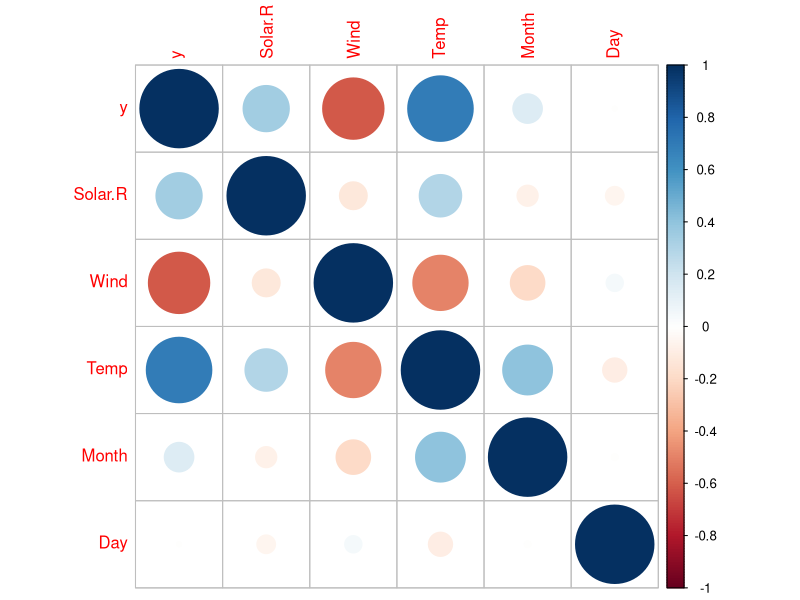
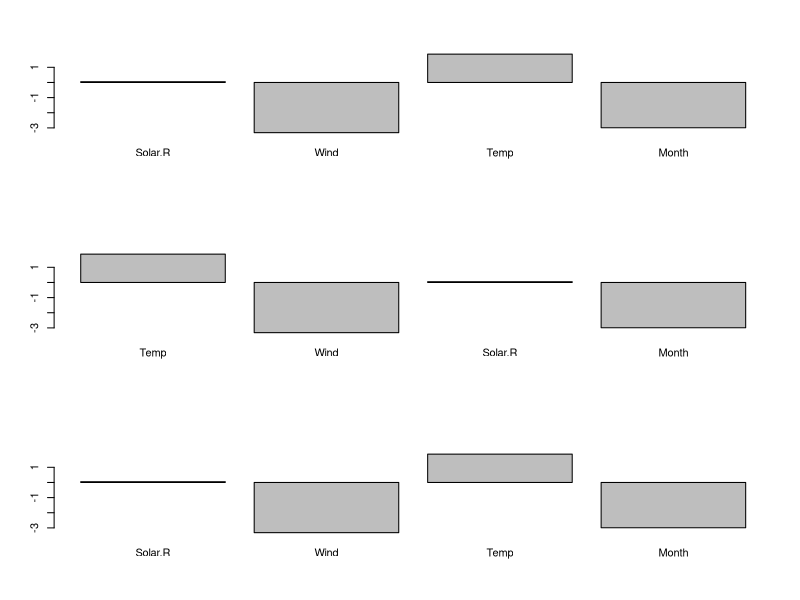

Generate these figures, in order, with R:
library(MASS)
library(corrplot)

removeCorr <- function(data, corr_thr) {
  # temporary y remove 
  data_exy <- data[, names(data) != "y"]
  
  # calculate correlation
  corr_data <- cor(data_exy)
  # set the upper triangle to zero
  corr_data[!lower.tri(corr_data)] <- 0
  
  # remove correlated columns
  data_exy_new <- data_exy[, !apply(corr_data, 2, function(x) any(abs(x) > corr_thr, na.rm = TRUE))]
  
  # recombine data
  data_new <- cbind(mydata$y, data_exy_new)
  names(data_new)[1] <- "y"
  return(data_new)
}

backwardElimination <- function(data, pvalue_thr) {
  numVars = length(colnames(data)) - 1 # minus y
  for(i in 1:numVars) {
    # use all available variables
    lm_tmp <- lm(y ~ ., data = data)
    
    # extract p-values
    pvs <- summary(lm_tmp)$coefficients[, 4]
    if (max(pvs) > pvalue_thr) {
      for(j in 1:length(pvs)) {
        if (pvs[j] == max(pvs)) {
          data <- data[-c(j)]
          break
        }
      }
    }
  }
  
  lm_final <- lm(y ~ ., data = data)
  return(lm_final)
}

#
# Feature Selection with step regression
#

data(airquality)
mydata <- subset(na.omit(airquality))
names(mydata)[names(mydata) == "Ozone"] <- "y"

par(mfrow=c(1, 1))
corrplot(cor(mydata))

# -----------------------
# ------ MASS Package
# -----------------------

lm1 <- lm(y ~ 1, data = mydata) # the intercept value is equal to mean(mydata$y)
colnames(lm1$model)
lm_full <- lm(y ~ ., data = mydata)
colnames(lm_full$model)

# --- both direction
lm_step_both <- stepAIC(lm_full, direction = "both")
summary(lm_step_both)
colnames(lm_step_both$model)

# --- forward direction
lm_step_f <- stepAIC(lm1, direction = "forward", scope = list(lower = lm1, upper = lm_full))
summary(lm_step_f)
colnames(lm_step_f$model)

# --- backward direction
lm_step_b <- stepAIC(lm_full, direction = "backward")
summary(lm_step_b)
colnames(lm_step_b$model)

# show barplot coefficients (excluded intercept)
par(mfrow=c(3, 1))
barplot(lm_step_both$coefficients[2:length(lm_step_both$coefficients)])
barplot(lm_step_f$coefficients[2:length(lm_step_f$coefficients)])
barplot(lm_step_b$coefficients[2:length(lm_step_b$coefficients)])

# -----------------------
# ------ another approach (check https://towardsdatascience.com/feature-selection-correlation-and-p-value-da8921bfb3cf)
# -----------------------

# remove correlated columns (one of the two)
mydata_nc <- removeCorr(mydata, 0.9)

# backward elimination
lm_step_b2 <- backwardElimination(mydata_nc, 0.05)

summary(lm_step_b2)
colnames(lm_step_b2$model)

